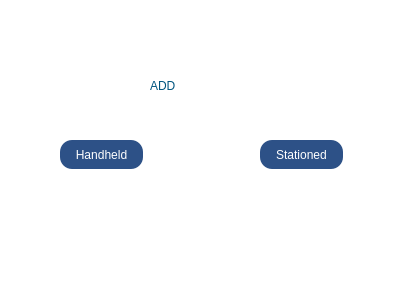
<?xml version="1.0" encoding="UTF-8"?>
<ui version="4.0">
 <class>add_device_console</class>
 <widget class="QDialog" name="add_device_console">
  <property name="geometry">
   <rect>
    <x>0</x>
    <y>0</y>
    <width>400</width>
    <height>300</height>
   </rect>
  </property>
  <property name="windowTitle">
   <string>Dialog</string>
  </property>
  <property name="styleSheet">
   <string notr="true">background-color: rgb(200, 182, 166);
background-color: rgb(255, 255, 255);</string>
  </property>
  <widget class="QPushButton" name="handheld_btn">
   <property name="geometry">
    <rect>
     <x>60</x>
     <y>140</y>
     <width>83</width>
     <height>29</height>
    </rect>
   </property>
   <property name="styleSheet">
    <string notr="true">color: rgb(255, 255, 255);
background: rgb(45, 81, 135);
border-radius: 12px;</string>
   </property>
   <property name="text">
    <string>Handheld</string>
   </property>
  </widget>
  <widget class="QPushButton" name="Stationed_btn">
   <property name="geometry">
    <rect>
     <x>260</x>
     <y>140</y>
     <width>83</width>
     <height>29</height>
    </rect>
   </property>
   <property name="styleSheet">
    <string notr="true">color: rgb(255, 255, 255);
background: rgb(45, 81, 135);
border-radius: 12px;</string>
   </property>
   <property name="text">
    <string>Stationed</string>
   </property>
  </widget>
  <widget class="QLabel" name="label">
   <property name="geometry">
    <rect>
     <x>150</x>
     <y>60</y>
     <width>81</width>
     <height>51</height>
    </rect>
   </property>
   <property name="styleSheet">
    <string notr="true">font: 30pt &quot;Tw Cen MT Condensed Extra Bold&quot;;
color: rgb(0, 85, 127);</string>
   </property>
   <property name="text">
    <string>ADD</string>
   </property>
  </widget>
 </widget>
 <resources/>
 <connections/>
</ui>
